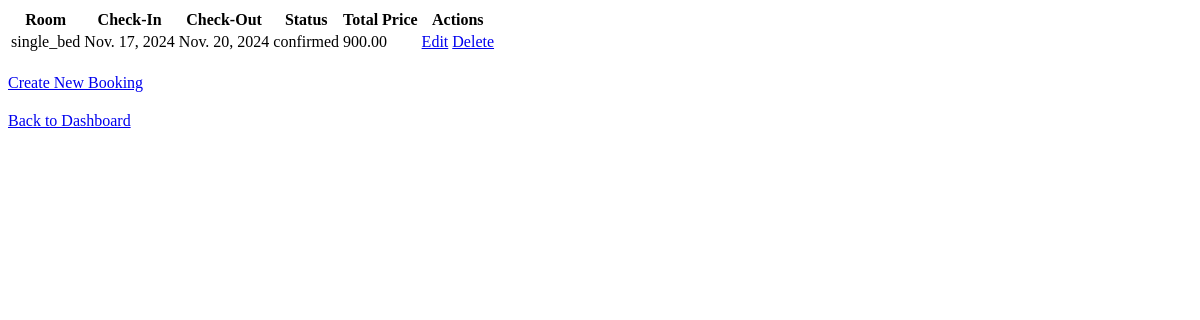
The app's page /bookings/, older data.
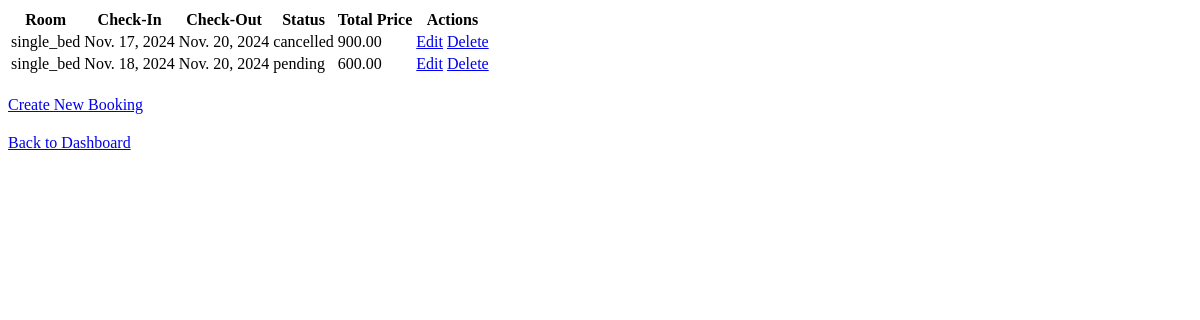
The same page, newer data.
### core/models.py (models this page shows, shortened)
class Booking(models.Model):
    STATUS_CHOICES = [
        ('pending', 'Pending'),
        ('confirmed', 'Confirmed'),
        ('cancelled', 'Cancelled'),
    ]
    room = models.ForeignKey(Room, related_name='bookings', on_delete=models.CASCADE)
    customer = models.ForeignKey(Customer, related_name='bookings', on_delete=models.CASCADE, default=1)
    check_in_date = models.DateField()
    check_out_date = models.DateField()
    total_price = models.DecimalField(max_digits=10, decimal_places=2)
    status = models.CharField(max_length=50, choices=STATUS_CHOICES)
    created_at = models.DateTimeField(auto_now_add=True)
    updated_at = models.DateTimeField(auto_now=True)

class Room(models.Model):
    room_type = models.CharField(max_length=100)
    description = models.TextField()
    price_per_night = models.DecimalField(max_digits=8, decimal_places=2)
    status = models.CharField(max_length=50, choices=[('available', 'Available'), ('booked', 'Booked'), ('pending', 'Pending')])
    created_at = models.DateTimeField(auto_now_add=True)
    updated_at = models.DateTimeField(auto_now=True)

### core/views.py (the view)
# urls.py: path('bookings/', views.booking_list, name='booking_list'),
def booking_list(request):
    bookings = Booking.objects.all()
    return render(request, 'booking_list.html', {'bookings': bookings})

### core/templates/core/booking_list.html
<table>
    <thead>
        <tr>
            <th>Room</th>
            <th>Check-In</th>
            <th>Check-Out</th>
            <th>Status</th>
            <th>Total Price</th>
            <th>Actions</th>
        </tr>
    </thead>
    <tbody>
        {% for booking in bookings %}
        <tr>
            <td>{{ booking.room.room_type }}</td>
            <td>{{ booking.check_in_date }}</td>
            <td>{{ booking.check_out_date }}</td>
            <td>{{ booking.status }}</td>
            <td>{{ booking.total_price }}</td>
            <td>
                <a href="{% url 'booking_edit' booking.id %}" class="btn btn-primary">Edit</a>
                <a href="{% url 'booking_delete' booking.id %}" class="btn btn-danger">Delete</a>
            </td>
        </tr>
        {% endfor %}
    </tbody>
</table>
<div style="margin-top: 20px;">
    <a href="{% url 'new_booking' %}" class="btn btn-success">Create New Booking</a>
</div>
<div style="margin-top: 20px;">
    <a href="{% url 'dashboard' %}" class="btn btn-secondary">Back to Dashboard</a>
</div>

Row changes from the older to the newer data that the page shows:
changed Booking: status "confirmed" → "cancelled"
added Booking: room.room_type "single_bed", check_in_date "Nov. 18, 2024", check_out_date "Nov. 20, 2024", status "pending", total_price "600.00"
